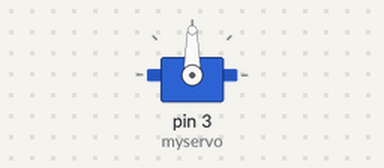
The sketch below on a simulated Arduino Uno, built with avr-gcc and run on an emulated ATmega328P. Shown: servo.

Above: at 0.05 s.
At 2.3 s:
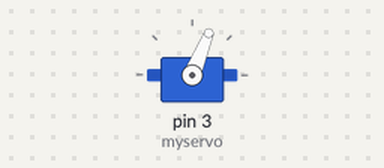
At 4.55 s:
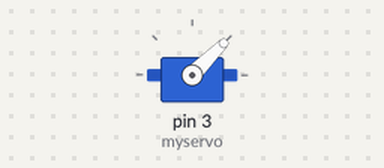
At 9.1 s:
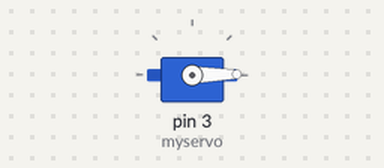
Timing chart, 0 to 11.8 s (numbered marks = the images above):
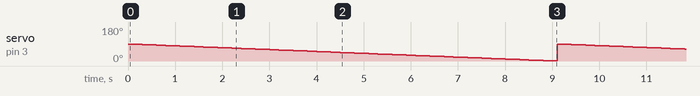

Measured:
- by itself, servo on pin 3 (myservo): ramps from 90° to 1° and jumps back, once every 9.1 s

The sketch:

test_servo.ino
```cpp
#include <Servo.h>
Servo myservo;
int val = 90;

void setup() {
  myservo.attach(3);
}

void loop() {
  myservo.write(val);
  delay(100);
  val--;
  if (val == 0) {
    val = 90;
    delay(100);
  }

}
```
